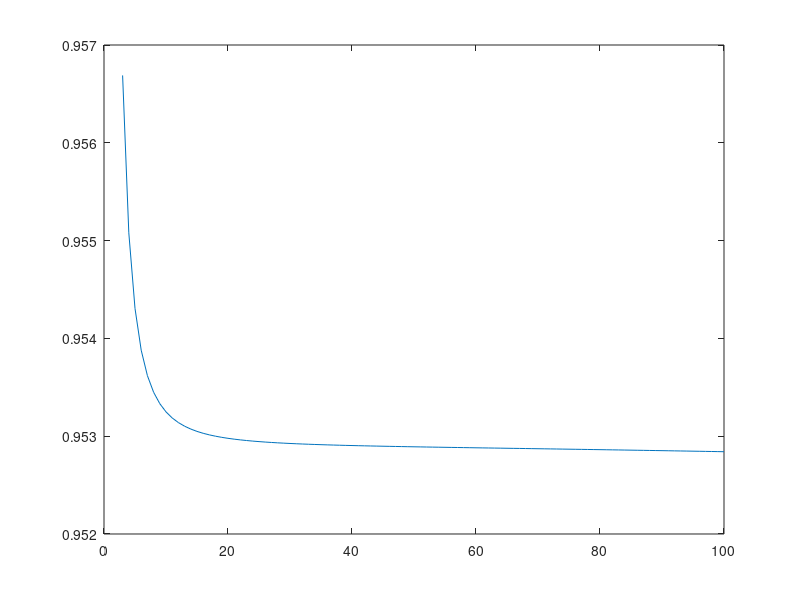

Here is the MATLAB script that generated this plot:
clc
format long
%n

W=zeros(100,1);
for i=3:100
n=i;
h=1/n;
delta=0.00000010000;
%delta=1/4*h;%change
%basic information & variables

%%
%M for delta-space
%Part 1 delta-norm-nonlocal
H=zeros(3,3);
H(1,1:3)=[1/5, -1/15, -2/15];
H(2,2:3)=[7/15, -2/5];
H(3,3)=8/15;

C=triu(H,1);
C=C';

H=H+C;

M=zeros(n+1,n+1);

for i=1:n-1
    for j=i:i+2
        for k=i:i+2
            M(j,k)=M(j,k)+H(j-i+1,k-i+1);
        end
    end
end

M(1,1)=M(1,1)+8/15;

M(1,n)=M(1,n)-2/15;
M(n,1)=M(n,1)-2/15;

M(1,n+1)=M(1,n+1)+2/5;
M(n+1,1)=M(n+1,1)+2/5;

M(n,n)=M(n,n)+1/5;

M(n,n+1)=M(n,n+1)-1/15;
M(n+1,n)=M(n+1,n)-1/15;

M(n+1,n+1)=M(n+1,n+1)+8/15;
M=delta/(h^2)*M;



%%
%partII L2-norm
H1=[1, 1/2; 1/2, 1];

M1=zeros(n+1,n+1);

for i=1:n
    for j=i:i+1
        for k=i:i+1
            M1(j,k)=M1(j,k)+H1(j-i+1,k-i+1);
        end
    end
end
M1=h/3*M1;


%%
%partIII delta-norm-noreaction
H2=[1, -1; -1, 1];

M2=zeros(n+1,n+1);

for i=1:n
    for j=i:i+1
        for k=i:i+1
            M2(j,k)=M2(j,k)+H2(j-i+1,k-i+1);
        end
    end
end
M2=(h-delta)/(h^2)*M2;
%
M=M+M1+M2;


%%
%N for L2-space
N=eye(n,n);
N=h*N;




%%

%SX & SY
SX=chol(M);
%SX=SX';
SY=chol(N);
%SY=SY';






%%
%B
h1=-1*ones(n+1,1);
h12=ones(n,1);
B1=diag(h1);
B1=B1+diag(h12,-1);
B1(:,n+1)=[];

B1=(h-delta)/h*B1;

B2=diag(h1);
B2=diag(-1*h12, -1)+B2;
B2=B2+diag(2*h12(1:n-1),-2);
B2(:,n+1)=[];
B2(1,n)=2;

B2=delta/(3*h)*B2;

B=B1+B2;

%Sigma=inv(SX)*B*inv(SY);
%Sigma=SX*B*SY;
%Sigma=SY*B'*SX;
%
Sigma=inv(SY)'*B'*inv(SX);
s=svd(Sigma);
s_min=min(s);
W(i,1)=s_min;

end

plot(3:100, W(3:100, 1));


